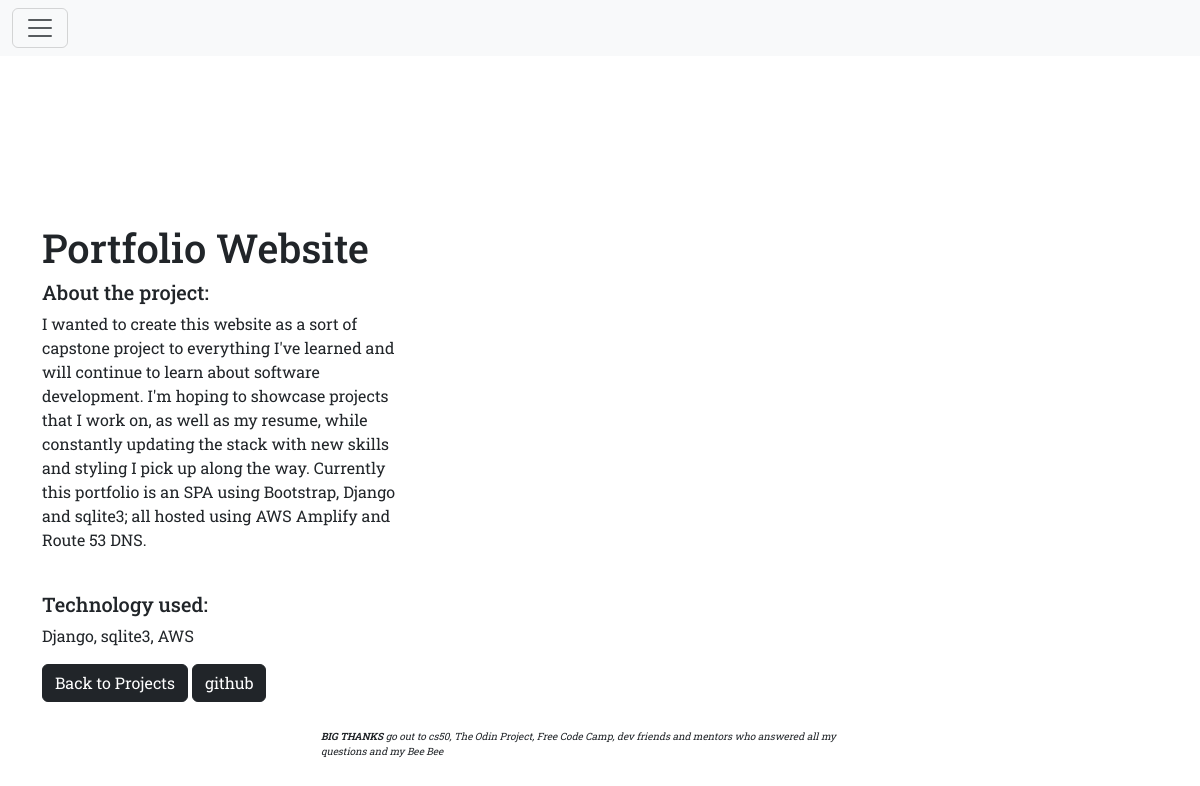
The app's page /projects/1/, older data.
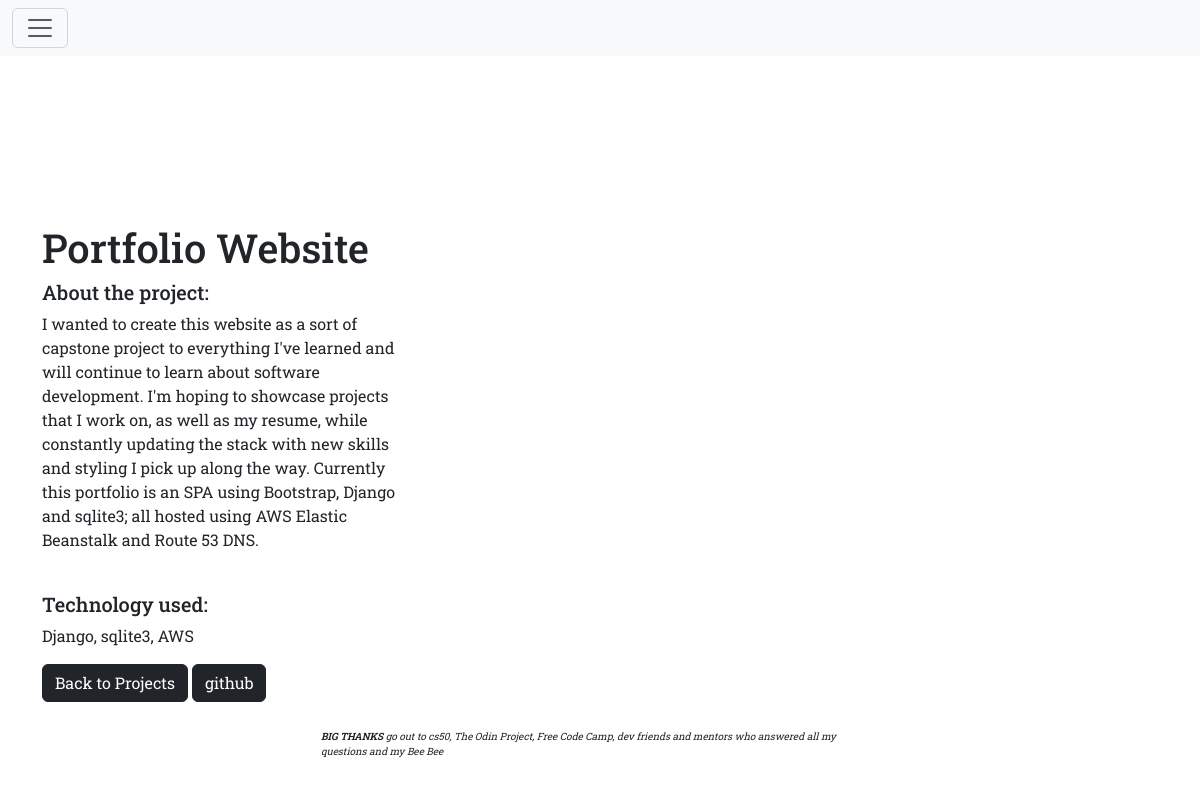
The same page, newer data.
### projects/models.py (models this page shows, shortened)
class Project(models.Model):
    title = models.CharField(max_length=100)
    description = models.TextField()
    quick_description = models.TextField(default="quick description")
    technology = models.CharField(max_length=20)

### projects/views.py (the view)
# urls.py: path("<int:pk>/", views.project_detail, name="project_detail"),
def project_detail(request, pk):
    project = Project.objects.get(pk=pk)
    context = {
        "project": project
    }
    return render(request, "projects/project_detail.html", context)

### projects/templates/projects/project_detail.html
{% extends "base.html" %}
{% block page_content %}
<div class="body-margin">
    <h1>{{ project.title }}</h1>
    <div class="row">
        <div class="col-md-4">
            <h5>About the project:</h5>
            {% autoescape off %}
                <p>{{ project.description }}</p>
            {% endautoescape %}
            <br>
            <h5>Technology used:</h5>
            <p>{{ project.technology }}</p>
            <div>
                <a href="{% url 'project_index' %}" class="btn btn-dark">
                    Back to Projects
                </a>
                <a href="https://github.com/TeaZea" target="_blank" class="btn btn-dark">
                    github
                </a>
            </div>
        </div>
    </div>
</div>
{% endblock page_content %}

Row changes from the older to the newer data that the page shows:
changed Project "Portfolio Website": description "…all hosted using AWS Amplify and Route 53 DNS." → "…all hosted using AWS Elastic Beanstalk and Route 53 DNS."
